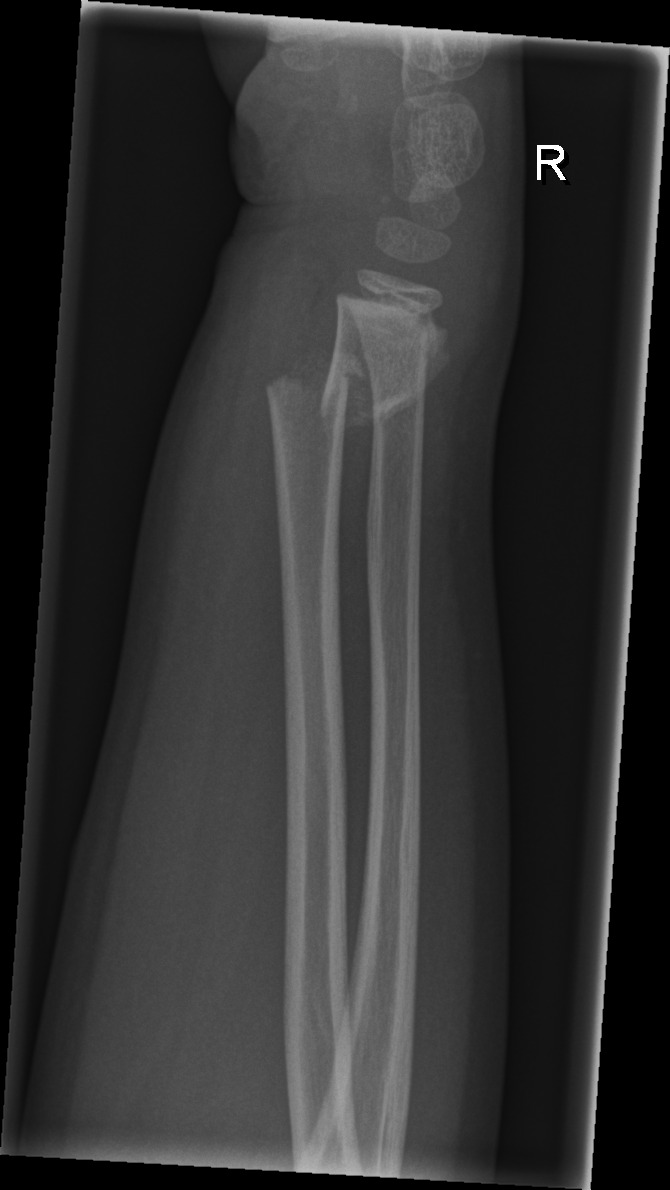
#> input picture test/fracture/0197_0791582125_01_WRI-R2_M006.png, 670 x 1190 px; its folder holds only this picture in this run
$ jupyter execute --allow-errors HAAR.ipynb   (shell and % lines are left out)
#> lines starting #> are read from the running program, lines starting #| are printed output that depends on the picture
### utils/preprocess.py
import os
import cv2
import numpy as np

from pathlib import Path
from glob import glob

IMG_FORMATS = "bmp", "dng", "jpeg", "jpg", "mpo", "png", "tif", "tiff", "webp", "pfm"

# [18 lines left out: function resize_with_ratio, not called in this run]

class Preprocessor:
    # [27 lines left out: function __init__, not called in this run]

    def __len__(self):
        return self.file_count

    # [19 lines left out: functions __iter__, __next__, not called in this run]


def sliding_window(image, stepSize, windowSize):
    """Slide a window across the image

    Args:
    image (numpy.ndarray): The input image.
    stepSize (int): The number of pixels to skip each time the window moves.
    windowSize (int): The width/height of the window (assuming a square window).

    Yields:
    tuple: Contains the x and y coordinates of the top-left corner of the window,
        and the window itself as a numpy array.
    """
    # Calculate the dimensions of the image
    height, width = image.shape[:2]

    # Iterate over the vertical axis
    for y in range(0, height - windowSize + 1, stepSize):
        for x in range(0, width - windowSize + 1, stepSize):
            # Yield the current window
            yield (x, y, image[y:y + windowSize, x:x + windowSize])

    # Check if we need to include the last row and column windows
    if (height - windowSize) % stepSize != 0:
        # Process the last row
        for x in range(0, width - windowSize + 1, stepSize):
            yield (x, height - windowSize, image[height - windowSize:height, x:x + windowSize])

    if (width - windowSize) % stepSize != 0:
        # Process the last column
        for y in range(0, height - windowSize + 1, stepSize):
            yield (width - windowSize, y, image[y:y + windowSize, width - windowSize:width])

    # Include the bottom-right corner window if both dimensions are uneven
    if (height - windowSize) % stepSize != 0 and (width - windowSize) % stepSize != 0:
        yield (width - windowSize, height - windowSize, image[height - windowSize:height, width - windowSize:width])

### HAAR.ipynb
[cell 1]
## Import system library
import os
import glob

## Import Image Processing library
import cv2
import numpy as np
from skimage import exposure
from skimage.color import rgb2gray
from skimage.filters import unsharp_mask
from skimage.filters import threshold_otsu
from skimage.morphology import disk, closing, dilation
import matplotlib.pyplot as plt

from utils.preprocess import sliding_window

## Import machine learning library
import joblib
from sklearn.ensemble import RandomForestClassifier
from sklearn.svm import SVC
from sklearn.model_selection import train_test_split
from sklearn.metrics import classification_report, confusion_matrix, f1_score

from utils.lbp import LBP
from utils.vis import draw_bboxes
from utils.dataset import load_yolo_labels
from utils.iou import iou, calculate_boxA_percentage
from utils.intensity_transforms import histogram_matching, calculate_mean_histogram

[cell 2]
## Defind dataset folders

# root_path = '/content/drive/Shareddrives/Wrist_fracture_detectiom/ML/Dataset'
root_path = 'MLDataset/crop_data'

img_train_folder = 'train'
img_test_folder = 'test'
label_folder = 'labels'
image_folder = 'images'

## Histogram Matching

## Extract Features

[cell 3]
stepSize = 128
windowSize = 256
save_path = 'MLDataset/grid_data'

[cell 4]
### Extract LBP features and export to npy file
mode = 'test'

### Loop through all images
for idx, image_path in enumerate(glob.glob(os.path.join(root_path, image_folder, mode, '**/*.png'))):
    image_name = os.path.basename(image_path).replace('.png', '')
    print(f'Processing {image_name}...')

    ### Extract LBP features
    image = cv2.imread(image_path, cv2.IMREAD_GRAYSCALE)
#> image is the input picture: shape (1190, 670); min 0, max 255, mean 48.9
    label_path = image_path.replace('images', 'labels').replace('.png', '.txt')
    labels = []
    if os.path.exists(label_path):
        labels = load_yolo_labels(label_path, image.shape)

    for i, (x, y, window_img) in enumerate(sliding_window(image, stepSize=stepSize, windowSize=windowSize)):
        if window_img.shape[0] != windowSize or window_img.shape[1] != windowSize:
            continue
        save_name = f'{image_name}_{x}_{y}.'

        is_fracture = False

        new_labels = []
        for label in labels:
            c, *xyxy = label
            iou_score = calculate_boxA_percentage(xyxy, [x, y, x + windowSize, y + windowSize])
            if iou_score > 0.5:
                x1, y1, x2, y2 = xyxy
                x_1_n = max(x1 - x, 0)
                y_1_n = max(y1 - y, 0)
                x_2_n = min(x2 - x, windowSize)
                y_2_n = min(y2 - y, windowSize)
                xc = (x_1_n + x_2_n) / 2 / windowSize
                yc = (y_1_n + y_2_n) / 2 / windowSize
                w = (x_2_n - x_1_n) / windowSize
                h = (y_2_n - y_1_n) / windowSize
                new_labels.append([c, xc, yc, w, h])
                is_fracture = True

        class_name = 'fracture' if is_fracture else 'non_fracture'
        save_image_folder = os.path.join(save_path, image_folder, mode, class_name)
        save_label_folder = os.path.join(save_path, label_folder, mode, class_name)
        if not os.path.exists(save_image_folder):
            os.makedirs(save_image_folder)
        if not os.path.exists(save_label_folder):
            os.makedirs(save_label_folder)

        if len(new_labels) > 0:
            open(os.path.join(save_label_folder, save_name + 'txt'), 'w').write('\n'.join([' '.join(map(str, l)) for l in new_labels]))

        cv2.imwrite(os.path.join(save_image_folder, save_name + 'png'), window_img)
#> this loop made 45 passes
#> (x, y, save_name) on passes 1 to 12: (0, 0, '0197_0791582125_01_WRI-R2_M006_0_0.'), (128, 0, '0197_0791582125_01_WRI-R2_M006_128_0.'), (256, 0, '0197_0791582125_01_WRI-R2_M006_256_0.'), (384, 0, '0197_0791582125_01_WRI-R2_M006_384_0.'), (0, 128, '0197_0791582125_01_WRI-R2_M006_0_128.'), (128, 128, '0197_0791582125_01_WRI-R2_M006_128_128.'), (256, 128, '0197_0791582125_01_WRI-R2_M006_256_128.'), (384, 128, '0197_0791582125_01_WRI-R2_M006_384_128.'), (0, 256, '0197_0791582125_01_WRI-R2_M006_0_256.'), (128, 256, '0197_0791582125_01_WRI-R2_M006_128_256.'), (256, 256, '0197_0791582125_01_WRI-R2_M006_256_256.'), (384, 256, '0197_0791582125_01_WRI-R2_M006_384_256.')
#> pass 1, `cv2.imwrite(os.path.join(save_image_folder, save_name + 'png'), window..`:
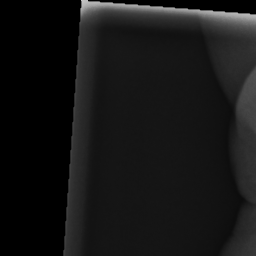
#> saved as 0197_0791582125_01_WRI-R2_M006_0_0.png: shape (256, 256); min 0, max 195, mean 21.5
#> pass 2, `cv2.imwrite(os.path.join(save_image_folder, save_name + 'png'), window..`:
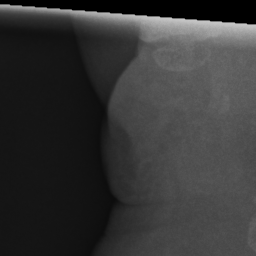
#> saved as 0197_0791582125_01_WRI-R2_M006_128_0.png: shape (256, 256); min 0, max 198, mean 54
#> pass 2 of the loop `for idx, image_path in enumerate(glob.glob(os.path.join(root_path, ima..`:
#> (printed output is left out)
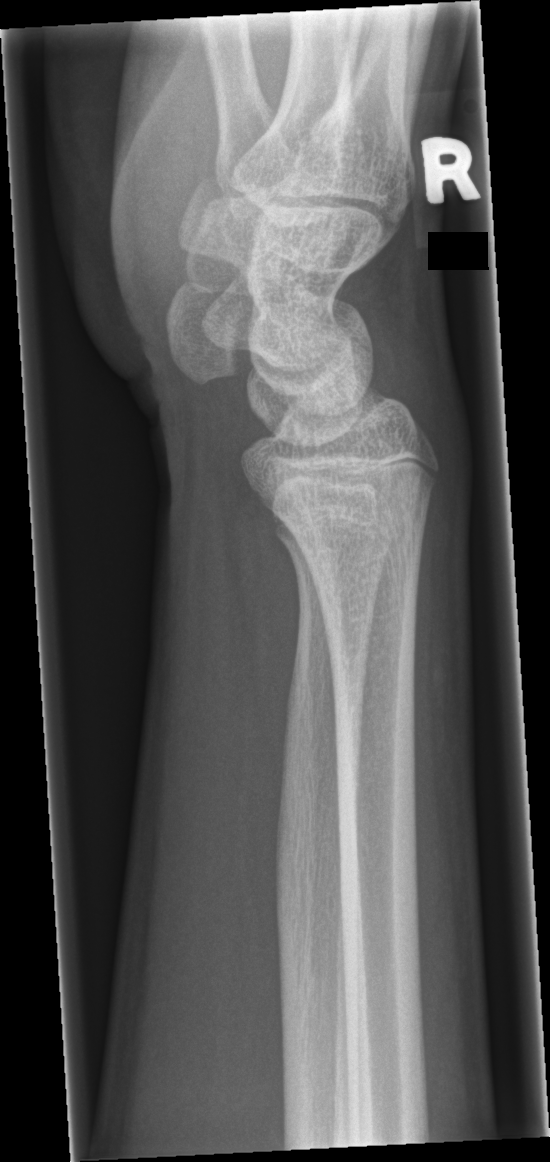
#> input picture test/normal/0037_0894273521_01_WRI-R2_M015.png, 550 x 1162 px
#> image is the input picture: shape (1162, 550); min 0, max 255, mean 83.7
#> the loop `for i, (x, y, window_img) in enumerate(sliding_window(image, stepSize=..` made 36 passes
#> (x, y, save_name) on passes 1 to 8: (0, 0, '0037_0894273521_01_WRI-R2_M015_0_0.'), (128, 0, '0037_0894273521_01_WRI-R2_M015_128_0.'), (256, 0, '0037_0894273521_01_WRI-R2_M015_256_0.'), (0, 128, '0037_0894273521_01_WRI-R2_M015_0_128.'), (128, 128, '0037_0894273521_01_WRI-R2_M015_128_128.'), (256, 128, '0037_0894273521_01_WRI-R2_M015_256_128.'), (0, 256, '0037_0894273521_01_WRI-R2_M015_0_256.'), (128, 256, '0037_0894273521_01_WRI-R2_M015_128_256.')
#> pass 1, `cv2.imwrite(os.path.join(save_image_folder, save_name + 'png'), window..`:
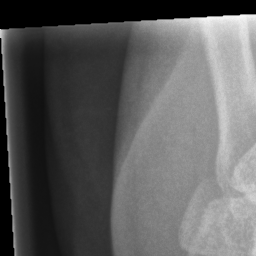
#> saved as 0037_0894273521_01_WRI-R2_M015_0_0.png: shape (256, 256); min 0, max 247, mean 93.1
#> pass 2, `cv2.imwrite(os.path.join(save_image_folder, save_name + 'png'), window..`:
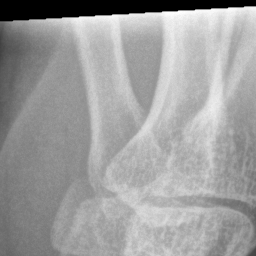
#> saved as 0037_0894273521_01_WRI-R2_M015_128_0.png: shape (256, 256); min 0, max 255, mean 157.9

#> (a cell that did not finish here is left out)

#> (a cell that did not finish here is left out)

## Machine Learning Model

### Load data

[cell 7]
dataset_path = 'MLDataset/crop_data'

#> (a cell that did not finish here is left out)

#> (a cell that did not finish here is left out)

[cell 10]
import random
#> (the rest of this cell did not finish here and is left out)

#> (a cell that did not finish here is left out)

### Training

[cell 12]
model = SVC(kernel='linear')
# model = RandomForestClassifier(n_estimators=00, random_state=42, class_weight='balanced')
# model = KNeighborsClassifier(n_neighbors=2)
#> (the rest of this cell did not finish here and is left out)

#> (a cell that did not finish here is left out)

## Export the model

[cell 14]
model_path = 'models/weights/svm.pkl'

[cell 15]
### Export model
joblib.dump(model, model_path)

## Load the model

[cell 16]
model = joblib.load(model_path)

## Testing

#> (a cell that did not finish here is left out)

[cell 18]
test_features_npy = ['test_normal_lbp.npy', 'test_non_fracture_lbp.npy', 'test_fracture_lbp.npy']
classes = [0, 0, 1]

[cell 19]
save_path = 'results'

#> (the rest of this cell did not finish here and is left out)

[cell 20]
y_pred = []
y_true = []

for r_path in glob.glob(os.path.join(save_path, '*.npy')):
    result = np.load(r_path)
    y_true.extend(result[0,:].tolist())
    y_pred.extend(result[1,:].tolist())

#> (a cell that did not finish here is left out)

[cell 22]
import xml.etree.ElementTree as ET
import numpy as np
import matplotlib.pyplot as plt

# Parse the XML file
tree = ET.parse('/Users/huytrq/Workspace/unicas/AIA&ML/Wrist-Fracture-Detection/haar_training/opencv-cascade-tracker/data/cascade.xml')
#> (reads haar_training/classifier/cascade.xml from the repository)
root = tree.getroot()

# Find the correct path to the 'stages' element
cascade = root.find('cascade')
stages = cascade.find('stages')

# Function to extract HAAR filters from the cascade XML
def extract_haar_filters(stages):
    filters = []
    for stage in stages:
        for weak_classifier in stage.find('weakClassifiers'):
            internal_nodes = weak_classifier.find('internalNodes').text.split()
            filter_info = {
                'feature': int(internal_nodes[2]),
                'threshold': float(internal_nodes[3])
            }
            filters.append(filter_info)
    return filters

# Extract filters
haar_filters = extract_haar_filters(stages)

# Function to visualize a single HAAR filter
def visualize_haar_filter(filter_info, size=(16, 16)):
    feature = filter_info['feature']
    threshold = filter_info['threshold']

    # Creating a blank image
    img = np.zeros(size)

    # Simulating a simple visualization by placing a rectangle
    # This is a simplified example, actual HAAR filters are more complex
    top_left = (feature % size[1], feature // size[1])
    bottom_right = (top_left[0] + 4, top_left[1] + 4)

    img[top_left[1]:bottom_right[1], top_left[0]:bottom_right[0]] = threshold

    plt.imshow(img, cmap='gray')
    plt.title(f'Feature: {feature}, Threshold: {threshold:.4f}')
    # plt.axis('off')
    plt.show()

# Visualize all HAAR filters
for filter_info in haar_filters:
    visualize_haar_filter(filter_info)
#> this loop made 150 passes
#> pass 1, in visualize_haar_filter, `plt.show()`:
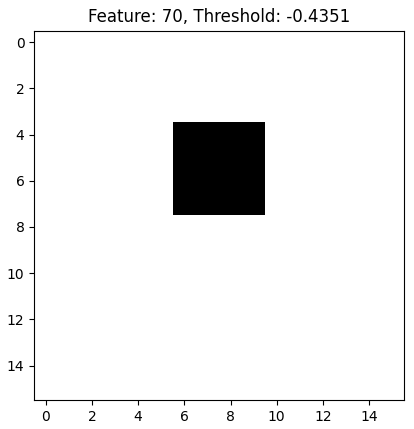
#> figure drawn by matplotlib, 1 panel
#> pass 2, in visualize_haar_filter (call 2), `plt.show()`:
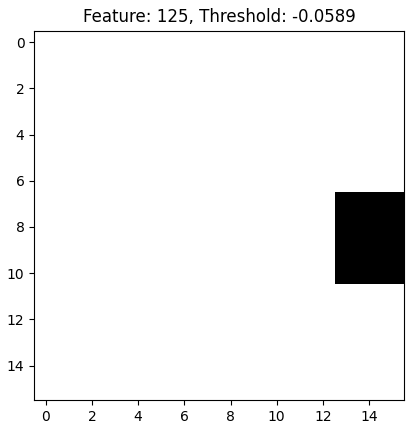
#> figure drawn by matplotlib, 1 panel
